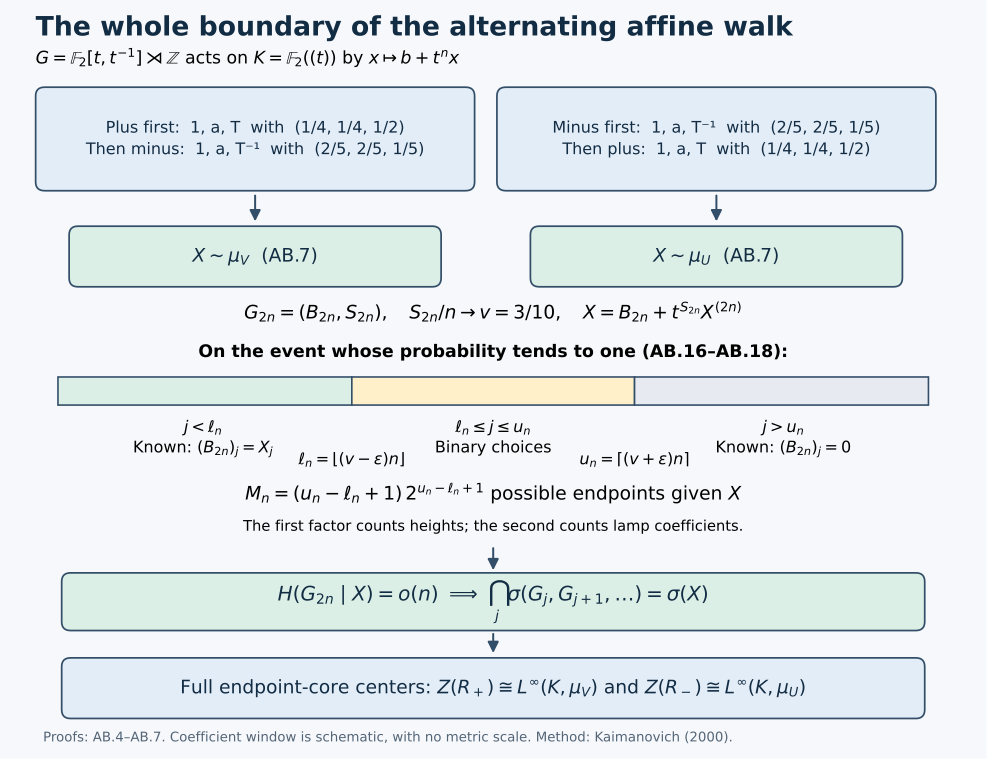

Recreate this plot in Python.
"""CC0-1.0. Reproduce the exact objects and schematic AB lamp window."""
from pathlib import Path
import matplotlib
matplotlib.use('Agg')
import matplotlib.pyplot as plt
from matplotlib.patches import FancyBboxPatch, FancyArrowPatch, Rectangle

HERE = Path(__file__).resolve().parent
plt.rcParams.update({'font.family': 'DejaVu Sans', 'font.size': 12, 'svg.hashsalt': 'affine-boundary-maximality-v18'})
fig, ax = plt.subplots(figsize=(13, 10))
fig.patch.set_facecolor('#f6f8fb')
ax.set_xlim(0, 13)
ax.set_ylim(0, 10)
ax.axis('off')

def box(x, y, width, height, text, color='#e3edf8', size=12):
    ax.add_patch(FancyBboxPatch((x, y), width, height,
        boxstyle='round,pad=0.1,rounding_size=0.12',
        facecolor=color, edgecolor='#334e68', linewidth=1.3))
    ax.text(x+width/2, y+height/2, text, ha='center', va='center',
            fontsize=size, color='#122c43', linespacing=1.5)

def arrow(x0, y0, x1, y1):
    ax.add_patch(FancyArrowPatch((x0,y0), (x1,y1),
        arrowstyle='-|>', mutation_scale=17, color='#334e68', linewidth=1.5))

ax.text(0.35, 9.65, 'The whole boundary of the alternating affine walk',
        fontsize=20, fontweight='bold', color='#122c43')
ax.text(0.35, 9.27,
        r'$G=\mathbb{F}_2[t,t^{-1}]\rtimes\mathbb{Z}$ acts on '
        r'$K=\mathbb{F}_2((t))$ by $x\mapsto b+t^n x$', fontsize=13)

box(0.45, 7.65, 5.7, 1.2,
    'Plus first:  1, a, T  with  (1/4, 1/4, 1/2)\n'
    'Then minus:  1, a, T⁻¹  with  (2/5, 2/5, 1/5)')
box(6.65, 7.65, 5.7, 1.2,
    'Minus first:  1, a, T⁻¹  with  (2/5, 2/5, 1/5)\n'
    'Then plus:  1, a, T  with  (1/4, 1/4, 1/2)')
arrow(3.3, 7.52, 3.3, 7.1)
arrow(9.5, 7.52, 9.5, 7.1)
box(0.9, 6.35, 4.8, 0.62, r'$X\sim\mu_V$  (AB.7)', '#dcefe6', 14)
box(7.1, 6.35, 4.8, 0.62, r'$X\sim\mu_U$  (AB.7)', '#dcefe6', 14)

ax.text(6.5, 5.82,
    r'$G_{2n}=(B_{2n},S_{2n}),\quad S_{2n}/n\to v=3/10,\quad '
    r'X=B_{2n}+t^{S_{2n}}X^{(2n)}$', ha='center', fontsize=14)
ax.text(6.5, 5.3,
    'On the event whose probability tends to one (AB.16–AB.18):',
    ha='center', fontsize=13, fontweight='bold')

colors = ['#dcefe6', '#fff0ca', '#e7eaf0']
segments = [(0.65,4.65,3.95),(4.6,4.65,3.8),(8.4,4.65,3.95)]
for (x,y,w), color in zip(segments, colors):
    ax.add_patch(Rectangle((x,y),w,0.38,facecolor=color,
                          edgecolor='#334e68',linewidth=1.2))
ax.text(2.6,4.45,r'$j<\ell_n$'+'\n'+r'Known: $(B_{2n})_j=X_j$',
        ha='center',va='top',fontsize=12,linespacing=1.4)
ax.text(6.5,4.45,r'$\ell_n\leq j\leq u_n$'+'\n'+'Binary choices',
        ha='center',va='top',fontsize=12,linespacing=1.4)
ax.text(10.4,4.45,r'$j>u_n$'+'\n'+r'Known: $(B_{2n})_j=0$',
        ha='center',va='top',fontsize=12,linespacing=1.4)
ax.text(4.6,3.85,r'$\ell_n=\lfloor(v-\varepsilon)n\rfloor$',ha='center')
ax.text(8.4,3.85,r'$u_n=\lceil(v+\varepsilon)n\rceil$',ha='center')
ax.text(6.5,3.37,
    r'$M_n=(u_n-\ell_n+1)\,2^{u_n-\ell_n+1}$ possible endpoints given $X$',
    ha='center',fontsize=14)
ax.text(6.5,2.95,
    'The first factor counts heights; the second counts lamp coefficients.',
    ha='center',fontsize=11)

arrow(6.5, 2.75, 6.5, 2.38)
box(0.8, 1.7, 11.4, 0.58,
    r'$H(G_{2n}\mid X)=o(n)\ \Longrightarrow\ '
    r'\bigcap_j\sigma(G_j,G_{j+1},\ldots)=\sigma(X)$', '#dcefe6', 15)
arrow(6.5,1.59,6.5,1.26)
box(0.8,0.51,11.4,0.62,
    r'Full endpoint-core centers: $Z(R_+)\cong L^\infty(K,\mu_V)$ and '
    r'$Z(R_-)\cong L^\infty(K,\mu_U)$', '#e3edf8',14)
ax.text(0.45,0.1,
    'Proofs: AB.4–AB.7. Coefficient window is schematic, with no metric scale. '
    'Method: Kaimanovich (2000).',fontsize=10,color='#526476')

fig.savefig(HERE/'affine-boundary-maximality-v18.png', dpi=145,
            bbox_inches='tight', facecolor=fig.get_facecolor())
fig.savefig(HERE/'affine-boundary-maximality-v18.svg',
            bbox_inches='tight', facecolor=fig.get_facecolor(), metadata={'Date': None})
plt.close(fig)

# Normalize serializer whitespace; coordinates and geometry are unchanged.
svg_path = HERE/'affine-boundary-maximality-v18.svg'
svg_path.write_text('\n'.join(line.rstrip() for line in svg_path.read_text(encoding='utf-8').splitlines()).rstrip()+'\n', encoding='utf-8')
